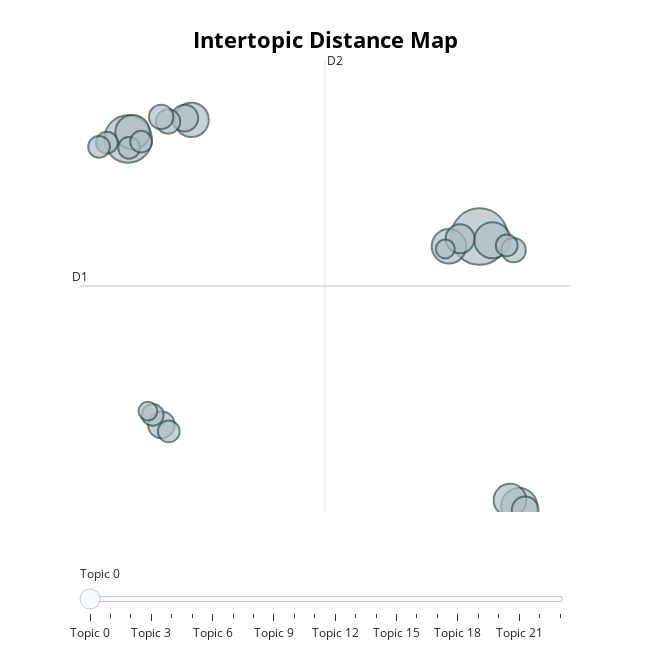

Notebook cell for this chart:
### Code cell
# run this cell to visualize the topics
viz_topics = topic_model.visualize_topics()

#save topic visualizations to output
viz_topics.write_html("outputs/BERTopic_topics_viz.html")
viz_topics

### Figure 1 — Plotly figure (JSON) as saved in the notebook; plotly's stock layout.template omitted (floating-point values rounded to 4 significant figures)
{"data": [{"customdata": [[0, "world | people | years | new | american", 27], [1, "states | government | united | public | congress", 19], [2, "world | soviet | nations | peace | economic", 11], [3, "america | american | americans | tonight | people", 11], [4, "states | united | british | war | great", 10], [5, "government | states | law | united | year", 10], [6, "government | work | great | public | law", 10], [7, "america | jobs | americans | new | thats", 9], [8, "world | states | free | united | government", 7], [9, "states | congress | government | united | public", 6], [10, "government | states | congress | united | country", 6], [11, "america | iraq | americans | security | people", 6], [12, "bank | public | states | country | government", 5], [13, "states | government | public | subject | general", 5], [14, "national | federal | reduction | public | ought", 5], [15, "government | states | congress | united | people", 4], [16, "states | united | great | powers | government", 4], [17, "war | shall | government | congress | present", 4], [18, "treaty | united | states | spain | year", 4], [19, "congress | states | year | june | government", 4], [20, "information | provision | public | united | proper", 4], [21, "states | government | united | constitution | congress", 4], [22, "world | economic | faith | nation | nations", 3], [23, "year | government | congress | states | united", 3]], "hovertemplate": "<b>Topic %{customdata[0]}</b><br>%{customdata[1]}<br>Size: %{customdata[2]}", "legendgroup": "", "marker": {"color": "#B0BEC5", "line": {"color": "DarkSlateGrey", "width": 2}, "size": [27, 19, 11, 11, 10, 10, 10, 9, 7, 6, 6, 6, 5, 5, 5, 4, 4, 4, 4, 4, 4, 4, 3, 3], "sizemode": "area", "sizeref": 0.01688, "symbol": "circle"}, "mode": "markers", "name": "", "orientation": "v", "showlegend": false, "type": "scatter", "x": [7.408, -2.872, 7.787, 8.569, -1.015, 6.513, -2.743, 8.3, 6.839, -1.214, -1.898, 8.744, -1.703, -1.905, 8.406, -2.152, -1.684, 8.205, -3.491, -3.721, -2.843, -2.491, -2.291, 6.408], "xaxis": "x", "y": [11.87, 16.34, 11.7, -0.46, 17.21, 11.42, 16.65, -0.1894, 11.77, 17.29, 3.26, -0.6348, 17.14, 17.35, 11.25, 3.711, 2.956, 11.46, 16.17, 15.97, 15.93, 16.21, 3.888, 11.3], "yaxis": "y"}], "layout": {"annotations": [{"showarrow": false, "text": "D1", "x": -4.279, "y": 9.609, "yshift": 10}, {"showarrow": false, "text": "D2", "x": 2.888, "xshift": 10, "y": 19.95}], "height": 650, "hoverlabel": {"bgcolor": "white", "font": {"family": "Rockwell", "size": 16}}, "legend": {"itemsizing": "constant", "tracegroupgap": 0}, "margin": {"t": 60}, "shapes": [{"line": {"color": "#CFD8DC", "width": 2}, "type": "line", "x0": 2.888, "x1": 2.888, "y0": -0.73, "y1": 19.95}, {"line": {"color": "#9E9E9E", "width": 2}, "type": "line", "x0": -4.279, "x1": 10.06, "y0": 9.609, "y1": 9.609}], "sliders": [{"active": 0, "pad": {"t": 50}, "steps": [{"args": [{"marker.color": [["red", "#B0BEC5", "#B0BEC5", "#B0BEC5", "#B0BEC5", "#B0BEC5", "#B0BEC5", "#B0BEC5", "#B0BEC5", "#B0BEC5", "#B0BEC5", "#B0BEC5", "#B0BEC5", "#B0BEC5", "#B0BEC5", "#B0BEC5", "#B0BEC5", "#B0BEC5", "#B0BEC5", "#B0BEC5", "#B0BEC5", "#B0BEC5", "#B0BEC5", "#B0BEC5"]]}], "label": "Topic 0", "method": "update"}, {"args": [{"marker.color": [["#B0BEC5", "red", "#B0BEC5", "#B0BEC5", "#B0BEC5", "#B0BEC5", "#B0BEC5", "#B0BEC5", "#B0BEC5", "#B0BEC5", "#B0BEC5", "#B0BEC5", "#B0BEC5", "#B0BEC5", "#B0BEC5", "#B0BEC5", "#B0BEC5", "#B0BEC5", "#B0BEC5", "#B0BEC5", "#B0BEC5", "#B0BEC5", "#B0BEC5", "#B0BEC5"]]}], "label": "Topic 1", "method": "update"}, {"args": [{"marker.color": [["#B0BEC5", "#B0BEC5", "red", "#B0BEC5", "#B0BEC5", "#B0BEC5", "#B0BEC5", "#B0BEC5", "#B0BEC5", "#B0BEC5", "#B0BEC5", "#B0BEC5", "#B0BEC5", "#B0BEC5", "#B0BEC5", "#B0BEC5", "#B0BEC5", "#B0BEC5", "#B0BEC5", "#B0BEC5", "#B0BEC5", "#B0BEC5", "#B0BEC5", "#B0BEC5"]]}], "label": "Topic 2", "method": "update"}, {"args": [{"marker.color": [["#B0BEC5", "#B0BEC5", "#B0BEC5", "red", "#B0BEC5", "#B0BEC5", "#B0BEC5", "#B0BEC5", "#B0BEC5", "#B0BEC5", "#B0BEC5", "#B0BEC5", "#B0BEC5", "#B0BEC5", "#B0BEC5", "#B0BEC5", "#B0BEC5", "#B0BEC5", "#B0BEC5", "#B0BEC5", "#B0BEC5", "#B0BEC5", "#B0BEC5", "#B0BEC5"]]}], "label": "Topic 3", "method": "update"}, {"args": [{"marker.color": [["#B0BEC5", "#B0BEC5", "#B0BEC5", "#B0BEC5", "red", "#B0BEC5", "#B0BEC5", "#B0BEC5", "#B0BEC5", "#B0BEC5", "#B0BEC5", "#B0BEC5", "#B0BEC5", "#B0BEC5", "#B0BEC5", "#B0BEC5", "#B0BEC5", "#B0BEC5", "#B0BEC5", "#B0BEC5", "#B0BEC5", "#B0BEC5", "#B0BEC5", "#B0BEC5"]]}], "label": "Topic 4", "method": "update"}, {"args": [{"marker.color": [["#B0BEC5", "#B0BEC5", "#B0BEC5", "#B0BEC5", "#B0BEC5", "red", "#B0BEC5", "#B0BEC5", "#B0BEC5", "#B0BEC5", "#B0BEC5", "#B0BEC5", "#B0BEC5", "#B0BEC5", "#B0BEC5", "#B0BEC5", "#B0BEC5", "#B0BEC5", "#B0BEC5", "#B0BEC5", "#B0BEC5", "#B0BEC5", "#B0BEC5", "#B0BEC5"]]}], "label": "Topic 5", "method": "update"}, {"args": [{"marker.color": [["#B0BEC5", "#B0BEC5", "#B0BEC5", "#B0BEC5", "#B0BEC5", "#B0BEC5", "red", "#B0BEC5", "#B0BEC5", "#B0BEC5", "#B0BEC5", "#B0BEC5", "#B0BEC5", "#B0BEC5", "#B0BEC5", "#B0BEC5", "#B0BEC5", "#B0BEC5", "#B0BEC5", "#B0BEC5", "#B0BEC5", "#B0BEC5", "#B0BEC5", "#B0BEC5"]]}], "label": "Topic 6", "method": "update"}, {"args": [{"marker.color": [["#B0BEC5", "#B0BEC5", "#B0BEC5", "#B0BEC5", "#B0BEC5", "#B0BEC5", "#B0BEC5", "red", "#B0BEC5", "#B0BEC5", "#B0BEC5", "#B0BEC5", "#B0BEC5", "#B0BEC5", "#B0BEC5", "#B0BEC5", "#B0BEC5", "#B0BEC5", "#B0BEC5", "#B0BEC5", "#B0BEC5", "#B0BEC5", "#B0BEC5", "#B0BEC5"]]}], "label": "Topic 7", "method": "update"}, {"args": [{"marker.color": [["#B0BEC5", "#B0BEC5", "#B0BEC5", "#B0BEC5", "#B0BEC5", "#B0BEC5", "#B0BEC5", "#B0BEC5", "red", "#B0BEC5", "#B0BEC5", "#B0BEC5", "#B0BEC5", "#B0BEC5", "#B0BEC5", "#B0BEC5", "#B0BEC5", "#B0BEC5", "#B0BEC5", "#B0BEC5", "#B0BEC5", "#B0BEC5", "#B0BEC5", "#B0BEC5"]]}], "label": "Topic 8", "method": "update"}, {"args": [{"marker.color": [["#B0BEC5", "#B0BEC5", "#B0BEC5", "#B0BEC5", "#B0BEC5", "#B0BEC5", "#B0BEC5", "#B0BEC5", "#B0BEC5", "red", "#B0BEC5", "#B0BEC5", "#B0BEC5", "#B0BEC5", "#B0BEC5", "#B0BEC5", "#B0BEC5", "#B0BEC5", "#B0BEC5", "#B0BEC5", "#B0BEC5", "#B0BEC5", "#B0BEC5", "#B0BEC5"]]}], "label": "Topic 9", "method": "update"}, {"args": [{"marker.color": [["#B0BEC5", "#B0BEC5", "#B0BEC5", "#B0BEC5", "#B0BEC5", "#B0BEC5", "#B0BEC5", "#B0BEC5", "#B0BEC5", "#B0BEC5", "red", "#B0BEC5", "#B0BEC5", "#B0BEC5", "#B0BEC5", "#B0BEC5", "#B0BEC5", "#B0BEC5", "#B0BEC5", "#B0BEC5", "#B0BEC5", "#B0BEC5", "#B0BEC5", "#B0BEC5"]]}], "label": "Topic 10", "method": "update"}, {"args": [{"marker.color": [["#B0BEC5", "#B0BEC5", "#B0BEC5", "#B0BEC5", "#B0BEC5", "#B0BEC5", "#B0BEC5", "#B0BEC5", "#B0BEC5", "#B0BEC5", "#B0BEC5", "red", "#B0BEC5", "#B0BEC5", "#B0BEC5", "#B0BEC5", "#B0BEC5", "#B0BEC5", "#B0BEC5", "#B0BEC5", "#B0BEC5", "#B0BEC5", "#B0BEC5", "#B0BEC5"]]}], "label": "Topic 11", "method": "update"}, {"args": [{"marker.color": [["#B0BEC5", "#B0BEC5", "#B0BEC5", "#B0BEC5", "#B0BEC5", "#B0BEC5", "#B0BEC5", "#B0BEC5", "#B0BEC5", "#B0BEC5", "#B0BEC5", "#B0BEC5", "red", "#B0BEC5", "#B0BEC5", "#B0BEC5", "#B0BEC5", "#B0BEC5", "#B0BEC5", "#B0BEC5", "#B0BEC5", "#B0BEC5", "#B0BEC5", "#B0BEC5"]]}], "label": "Topic 12", "method": "update"}, {"args": [{"marker.color": [["#B0BEC5", "#B0BEC5", "#B0BEC5", "#B0BEC5", "#B0BEC5", "#B0BEC5", "#B0BEC5", "#B0BEC5", "#B0BEC5", "#B0BEC5", "#B0BEC5", "#B0BEC5", "#B0BEC5", "red", "#B0BEC5", "#B0BEC5", "#B0BEC5", "#B0BEC5", "#B0BEC5", "#B0BEC5", "#B0BEC5", "#B0BEC5", "#B0BEC5", "#B0BEC5"]]}], "label": "Topic 13", "method": "update"}, {"args": [{"marker.color": [["#B0BEC5", "#B0BEC5", "#B0BEC5", "#B0BEC5", "#B0BEC5", "#B0BEC5", "#B0BEC5", "#B0BEC5", "#B0BEC5", "#B0BEC5", "#B0BEC5", "#B0BEC5", "#B0BEC5", "#B0BEC5", "red", "#B0BEC5", "#B0BEC5", "#B0BEC5", "#B0BEC5", "#B0BEC5", "#B0BEC5", "#B0BEC5", "#B0BEC5", "#B0BEC5"]]}], "label": "Topic 14", "method": "update"}, {"args": [{"marker.color": [["#B0BEC5", "#B0BEC5", "#B0BEC5", "#B0BEC5", "#B0BEC5", "#B0BEC5", "#B0BEC5", "#B0BEC5", "#B0BEC5", "#B0BEC5", "#B0BEC5", "#B0BEC5", "#B0BEC5", "#B0BEC5", "#B0BEC5", "red", "#B0BEC5", "#B0BEC5", "#B0BEC5", "#B0BEC5", "#B0BEC5", "#B0BEC5", "#B0BEC5", "#B0BEC5"]]}], "label": "Topic 15", "method": "update"}, {"args": [{"marker.color": [["#B0BEC5", "#B0BEC5", "#B0BEC5", "#B0BEC5", "#B0BEC5", "#B0BEC5", "#B0BEC5", "#B0BEC5", "#B0BEC5", "#B0BEC5", "#B0BEC5", "#B0BEC5", "#B0BEC5", "#B0BEC5", "#B0BEC5", "#B0BEC5", "red", "#B0BEC5", "#B0BEC5", "#B0BEC5", "#B0BEC5", "#B0BEC5", "#B0BEC5", "#B0BEC5"]]}], "label": "Topic 16", "method": "update"}, {"args": [{"marker.color": [["#B0BEC5", "#B0BEC5", "#B0BEC5", "#B0BEC5", "#B0BEC5", "#B0BEC5", "#B0BEC5", "#B0BEC5", "#B0BEC5", "#B0BEC5", "#B0BEC5", "#B0BEC5", "#B0BEC5", "#B0BEC5", "#B0BEC5", "#B0BEC5", "#B0BEC5", "red", "#B0BEC5", "#B0BEC5", "#B0BEC5", "#B0BEC5", "#B0BEC5", "#B0BEC5"]]}], "label": "Topic 17", "method": "update"}, {"args": [{"marker.color": [["#B0BEC5", "#B0BEC5", "#B0BEC5", "#B0BEC5", "#B0BEC5", "#B0BEC5", "#B0BEC5", "#B0BEC5", "#B0BEC5", "#B0BEC5", "#B0BEC5", "#B0BEC5", "#B0BEC5", "#B0BEC5", "#B0BEC5", "#B0BEC5", "#B0BEC5", "#B0BEC5", "red", "#B0BEC5", "#B0BEC5", "#B0BEC5", "#B0BEC5", "#B0BEC5"]]}], "label": "Topic 18", "method": "update"}, {"args": [{"marker.color": [["#B0BEC5", "#B0BEC5", "#B0BEC5", "#B0BEC5", "#B0BEC5", "#B0BEC5", "#B0BEC5", "#B0BEC5", "#B0BEC5", "#B0BEC5", "#B0BEC5", "#B0BEC5", "#B0BEC5", "#B0BEC5", "#B0BEC5", "#B0BEC5", "#B0BEC5", "#B0BEC5", "#B0BEC5", "red", "#B0BEC5", "#B0BEC5", "#B0BEC5", "#B0BEC5"]]}], "label": "Topic 19", "method": "update"}, {"args": [{"marker.color": [["#B0BEC5", "#B0BEC5", "#B0BEC5", "#B0BEC5", "#B0BEC5", "#B0BEC5", "#B0BEC5", "#B0BEC5", "#B0BEC5", "#B0BEC5", "#B0BEC5", "#B0BEC5", "#B0BEC5", "#B0BEC5", "#B0BEC5", "#B0BEC5", "#B0BEC5", "#B0BEC5", "#B0BEC5", "#B0BEC5", "red", "#B0BEC5", "#B0BEC5", "#B0BEC5"]]}], "label": "Topic 20", "method": "update"}, {"args": [{"marker.color": [["#B0BEC5", "#B0BEC5", "#B0BEC5", "#B0BEC5", "#B0BEC5", "#B0BEC5", "#B0BEC5", "#B0BEC5", "#B0BEC5", "#B0BEC5", "#B0BEC5", "#B0BEC5", "#B0BEC5", "#B0BEC5", "#B0BEC5", "#B0BEC5", "#B0BEC5", "#B0BEC5", "#B0BEC5", "#B0BEC5", "#B0BEC5", "red", "#B0BEC5", "#B0BEC5"]]}], "label": "Topic 21", "method": "update"}, {"args": [{"marker.color": [["#B0BEC5", "#B0BEC5", "#B0BEC5", "#B0BEC5", "#B0BEC5", "#B0BEC5", "#B0BEC5", "#B0BEC5", "#B0BEC5", "#B0BEC5", "#B0BEC5", "#B0BEC5", "#B0BEC5", "#B0BEC5", "#B0BEC5", "#B0BEC5", "#B0BEC5", "#B0BEC5", "#B0BEC5", "#B0BEC5", "#B0BEC5", "#B0BEC5", "red", "#B0BEC5"]]}], "label": "Topic 22", "method": "update"}, {"args": [{"marker.color": [["#B0BEC5", "#B0BEC5", "#B0BEC5", "#B0BEC5", "#B0BEC5", "#B0BEC5", "#B0BEC5", "#B0BEC5", "#B0BEC5", "#B0BEC5", "#B0BEC5", "#B0BEC5", "#B0BEC5", "#B0BEC5", "#B0BEC5", "#B0BEC5", "#B0BEC5", "#B0BEC5", "#B0BEC5", "#B0BEC5", "#B0BEC5", "#B0BEC5", "#B0BEC5", "red"]]}], "label": "Topic 23", "method": "update"}]}], "title": {"font": {"color": "Black", "size": 22}, "text": "<b>Intertopic Distance Map</b>", "x": 0.5, "xanchor": "center", "y": 0.95, "yanchor": "top"}, "width": 650, "xaxis": {"anchor": "y", "domain": [0, 1], "range": [-4.279, 10.06], "title": {"text": ""}, "visible": false}, "yaxis": {"anchor": "x", "domain": [0, 1], "range": [-0.73, 19.95], "title": {"text": ""}, "visible": false}}}
